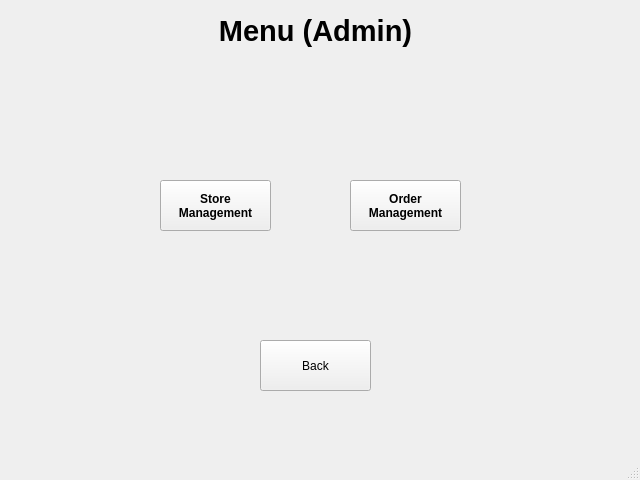
<?xml version="1.0" encoding="UTF-8"?>
<ui version="4.0">
 <class>MainWindow</class>
 <widget class="QMainWindow" name="MainWindow">
  <property name="geometry">
   <rect>
    <x>0</x>
    <y>0</y>
    <width>640</width>
    <height>480</height>
   </rect>
  </property>
  <property name="windowTitle">
   <string>MainWindow</string>
  </property>
  <widget class="QWidget" name="centralwidget">
   <widget class="QLabel" name="label">
    <property name="geometry">
     <rect>
      <x>170</x>
      <y>0</y>
      <width>291</width>
      <height>61</height>
     </rect>
    </property>
    <property name="font">
     <font>
      <pointsize>22</pointsize>
      <weight>75</weight>
      <bold>true</bold>
     </font>
    </property>
    <property name="layoutDirection">
     <enum>Qt::LeftToRight</enum>
    </property>
    <property name="text">
     <string>Menu (Admin)</string>
    </property>
    <property name="alignment">
     <set>Qt::AlignCenter</set>
    </property>
   </widget>
   <widget class="QPushButton" name="storeBtn">
    <property name="geometry">
     <rect>
      <x>160</x>
      <y>180</y>
      <width>111</width>
      <height>51</height>
     </rect>
    </property>
    <property name="font">
     <font>
      <weight>75</weight>
      <bold>true</bold>
     </font>
    </property>
    <property name="text">
     <string>Store 
Management</string>
    </property>
   </widget>
   <widget class="QPushButton" name="backBtn">
    <property name="geometry">
     <rect>
      <x>260</x>
      <y>340</y>
      <width>111</width>
      <height>51</height>
     </rect>
    </property>
    <property name="text">
     <string>Back</string>
    </property>
   </widget>
   <widget class="QPushButton" name="orderBtn">
    <property name="geometry">
     <rect>
      <x>350</x>
      <y>180</y>
      <width>111</width>
      <height>51</height>
     </rect>
    </property>
    <property name="font">
     <font>
      <weight>75</weight>
      <bold>true</bold>
     </font>
    </property>
    <property name="text">
     <string>Order 
Management</string>
    </property>
   </widget>
  </widget>
  <widget class="QStatusBar" name="statusbar"/>
 </widget>
 <resources/>
 <connections/>
</ui>
